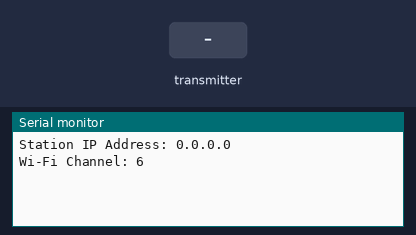
A sketch run on a simulated ESP32. Shown: the last lines printed to the serial monitor. The inputs (shaded band) are chosen by the test bench. WiFi joins after 1.5 s; servers stay silent unless stated.

Above: at 1.2 s.
1.3 s: the transmitter starts sending board_id = 0
At 1.63 s:
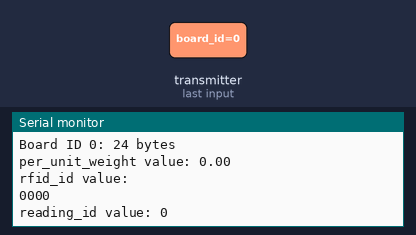
2.8 s: the transmitter starts sending per_unit_weight = 25
4.3 s: the transmitter starts sending reading_id = 1
At 4.63 s:
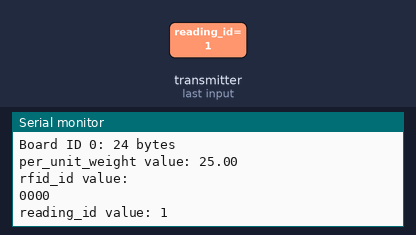
5.8 s: the transmitter starts sending rfid_id = 0
7.3 s: the transmitter starts sending board_id = 1
8.8 s: the transmitter starts sending per_unit_weight = 50
Timing chart, 0 to 11.3 s (numbered marks = the images above; inputs shaded):
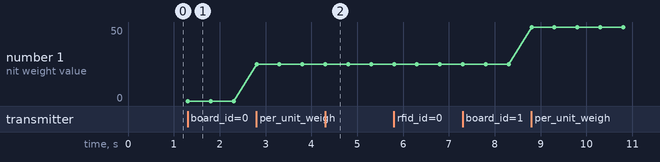

The sketch:

Exp03bRecv.ino
```cpp
#include <esp_now.h>
#include <HTTPClient.h>
#include <WiFi.h>
#include "ESPAsyncWebSrv.h"
#include <Arduino_JSON.h>


const char* wifi_network_ssid     = "Team MIKE";   /*Replace with Your own network SSID*/
const char* wifi_network_password =  "invincibles"; /*Replace with Your own network PASSWORD*/


// Replace with your network credentials (STATION)
const char* ssid = "mikemighty";
const char* password = "wewillrockyou019";

// Structure example to receive data
// Must match the sender structure
typedef struct struct_message {
  int board_id;
  float per_unit_weight;
  int reading_id;
  char rfid_id[9];

} struct_message;

struct_message incomingReadings;

JSONVar board;


AsyncWebServer server(80);
AsyncEventSource events("/events");

// callback function that will be executed when data is received
void OnDataRecv(const uint8_t * mac_addr, const uint8_t *incomingData, int len) {
  // Copies the sender mac address to a string
  char macStr[18];
  Serial.print("Packet received from: ");
  snprintf(macStr, sizeof(macStr), "%02x:%02x:%02x:%02x:%02x:%02x",
           mac_addr[0], mac_addr[1], mac_addr[2], mac_addr[3], mac_addr[4], mac_addr[5]);
  Serial.println(macStr);
  memcpy(&incomingReadings, incomingData, sizeof(incomingReadings));

  board["board_id"] = incomingReadings.board_id;
  board["per_unit_weight"] = incomingReadings.per_unit_weight;
  board["reading_id"] = incomingReadings.reading_id;
  board["rfid_id"] = incomingReadings.rfid_id;
  String jsonString = JSON.stringify(board);
  events.send(jsonString.c_str(), "new_readings", millis());

  Serial.printf("Board ID %i: %u bytes\n", incomingReadings.board_id, len);
  Serial.printf("per_unit_weight value: %4.2f \n", incomingReadings.per_unit_weight);
  Serial.println("rfid_id value: ");
  //Serial.println(incomingReadings.rfid_id.);
  for(byte i=0;i< 4 ;i++){
    Serial.printf("%x",incomingReadings.rfid_id[i]);
  }
  Serial.printf("\nreading_id value: %d \n", incomingReadings.reading_id);
  Serial.println();
}

const char index_html[] PROGMEM = R"rawliteral(
<!DOCTYPE HTML><html>
<head>
  <title>ESP-NOW DASHBOARD</title>
  <meta name="viewport" content="width=device-width, initial-scale=1">
  <link rel="stylesheet" href="https://use.fontawesome.com/releases/v5.7.2/css/all.css" integrity="sha384-fnmOCqbTlWIlj8LyTjo7mOUStjsKC4pOpQbqyi7RrhN7udi9RwhKkMHpvLbHG9Sr" crossorigin="anonymous">
  <link rel="icon" href="data:,">
  <style>
    html {font-family: Arial; display: inline-block; text-align: center;}
    p {  font-size: 1.2rem;}
    body {  margin: 0;}
    .topnav { overflow: hidden; background-color: #2f4468; color: white; font-size: 1.7rem; }
    .content { padding: 20px; }
    .card { background-color: white; box-shadow: 2px 2px 12px 1px rgba(140,140,140,.5); }
    .cards { max-width: 700px; margin: 0 auto; display: grid; grid-gap: 2rem; grid-template-columns: repeat(auto-fit, minmax(300px, 1fr)); }
    .reading { font-size: 2.8rem; }
    .packet { color: #bebebe; }
    .card.per_unit_weight { color: #fd7e14; }
    .card.rfid_id { color: #1b78e2; }
  </style>
</head>
<body>
  <div class="topnav">
    <h3>ESP-NOW DASHBOARD</h3>
  </div>
  <div class="content">
    <div class="cards">
      <div class="card per_unit_weight">
        <h4>  <i class="fa-regular fa-weight-scale"></i>   BOARD #1</h4>
        <p><span class="reading">PER UNIT WEIGHT<span id="b1"></span> </span></p>
        <p class="packet">Reading ID: <span id="rb1"></span></p>
      </div>
      <div class="card rfid_id">
        <h4><i class="fa-solid fa-nfc-signal"></i> BOARD #1</h4>
        <p><span class="reading">RFID ID:<span id="rfid1"></span></span></p>
        <p class="packet">Reading ID: <span id="rb1"></span></p>
      </div>


      <div class="card per_unit_weight">
        <h4><i class="fa-regular fa-weight-scale"></i> BOARD #2</h4>
        <p><span class="reading">PER UNIT WEIGHT<span id="b2"></span> </span></p>
        <p class="packet">Reading ID: <span id="rb2"></span></p>
      </div>

      <div class="card rfid_id">
        <h4><i class="fa-solid fa-nfc-signal"></i> BOARD #2</h4>
        <p><span class="reading">RFID ID:<span id="rfid2"></span></span></p>
        <p class="packet">Reading ID: <span id="rb2"></span></p>
      </div>


    </div>
  </div>
<script>
if (!!window.EventSource) {
 var source = new EventSource('/events');

 source.addEventListener('open', function(e) {
  console.log("Events Connected");
 }, false);
 source.addEventListener('error', function(e) {
  if (e.target.readyState != EventSource.OPEN) {
    console.log("Events Disconnected");
  }
 }, false);

 source.addEventListener('message', function(e) {
  console.log("message", e.data);
 }, false);

 source.addEventListener('new_readings', function(e) {
  console.log("new_readings", e.data);
  var obj = JSON.parse(e.data);
  document.getElementById("b"+obj.id).innerHTML = obj.per_unit_weight.toFixed(2);
  document.getElementById("rb"+obj.id).innerHTML = obj.reading_id;
  document.getElementById("rfid"+obj.id).innerHTML = obj.rfid_id;

 }, false);
}
</script>
</body>
</html>)rawliteral";


void setup() {
  // Initialize Serial Monitor

  Serial.begin(9600);

  // Set the device as a Station and Soft Access Point simultaneously
  WiFi.mode(WIFI_AP_STA);
  WiFi.softAP(ssid,password);  /*Configuring ESP32 access point SSID and password*/
  // Set device as a Wi-Fi Station

  WiFi.begin(wifi_network_ssid, wifi_network_password);

  Serial.print("Station IP Address: ");
  Serial.println(WiFi.localIP());
  Serial.print("Wi-Fi Channel: ");
  Serial.println(WiFi.channel());

  // Init ESP-NOW
  if (esp_now_init() != ESP_OK) {
    Serial.println("Error initializing ESP-NOW");
    return;
  }

  // Once ESPNow is successfully Init, we will register for recv CB to
  // get recv packer info
  esp_now_register_recv_cb(OnDataRecv);

  server.on("/", HTTP_GET, [](AsyncWebServerRequest *request){
    request->send_P(200, "text/html", index_html);
  });

  events.onConnect([](AsyncEventSourceClient *client){
    if(client->lastId()){
      Serial.printf("Client reconnected! Last message ID that it got is: %u\n", client->lastId());
    }
    client->send("hello!", NULL, millis(), 10000);
  });
  server.addHandler(&events);
  server.begin();
}

void loop() {


  static unsigned long lastEventTime = millis();
  static const unsigned long EVENT_INTERVAL_MS = 5000;
  if ((millis() - lastEventTime) > EVENT_INTERVAL_MS) {
    events.send("ping",NULL,millis());
    lastEventTime = millis();
  }
}
```

Measured:
- after the input at 1.3 s, the serial monitor: prints a new line at once (image 1)
- after the input at 4.3 s, the serial monitor: prints a new line after 0.05 s (image 2)
- plotted number 1: 0 → 25 after the input at 2.8 s, 25 → 50 after the input at 8.8 s
